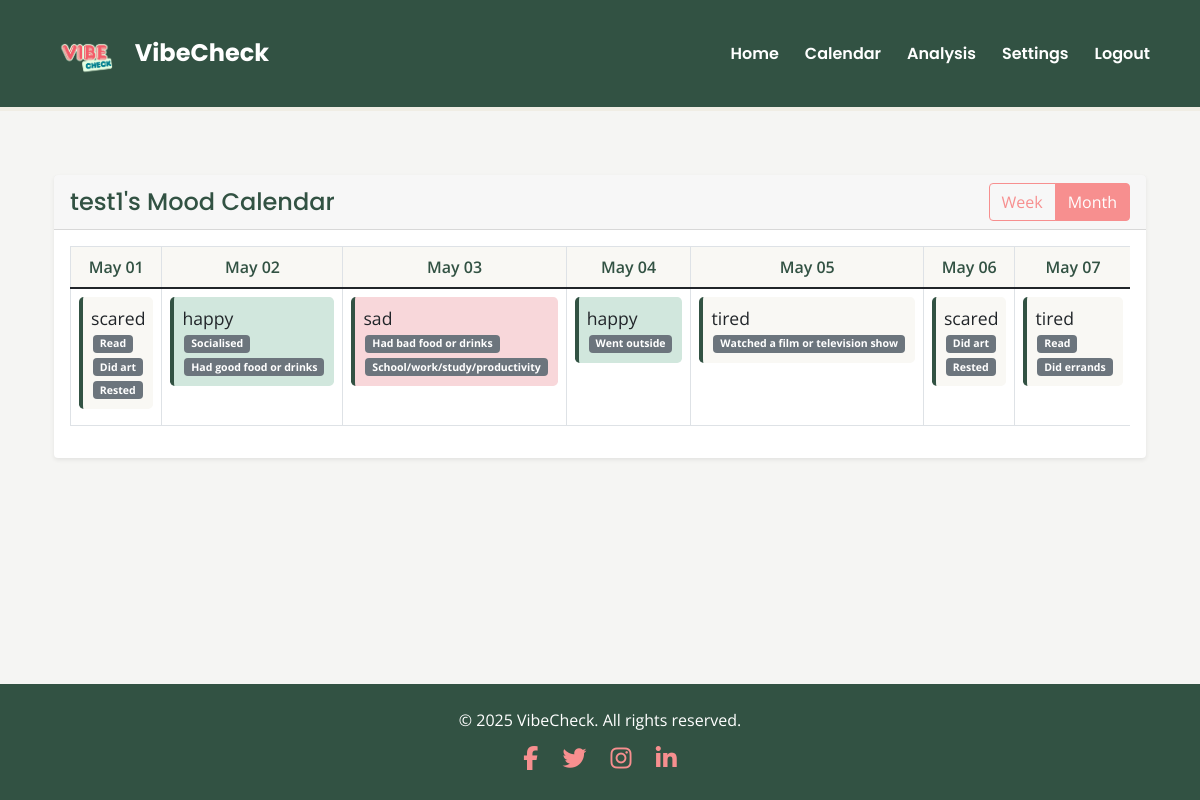
The page /calendar/test1 (signed in) on the database its author committed.
### app/models.py (models this page shows, shortened)
class User(UserMixin, db.Model):
    username = db.Column(db.String(30), primary_key=True)
    password = db.Column(db.String(100))
    privacy_setting = db.Column(db.String(20), default='friends')  # Can be 'public', 'friends', or 'private'
    moods = db.relationship('Mood', backref='user', lazy=True)
    friends = db.relationship(
        'User',
        secondary='friendships',
        primaryjoin=username==Friendship.user_id,
        secondaryjoin=username==Friendship.friend_id,
        backref='friend_of'
    )

class Mood(db.Model):
    id = db.Column(db.Integer, primary_key=True)
    mood = db.Column(db.String(50), nullable=False)
    reasons = db.Column(db.String(500), nullable=True)  # JSON string of selected reasons
    timestamp = db.Column(db.DateTime, nullable=False)
    user_id = db.Column(db.String(30), db.ForeignKey('user.username'), nullable=False)
    def get_reasons(self):
        return json.loads(self.reasons) if self.reasons else []
    @staticmethod
    def get_moods_for_date_range(user_id, start_date, end_date):
        moods = Mood.query.filter(
            Mood.user_id == user_id,
            Mood.timestamp >= start_date,
            Mood.timestamp <= end_date
        ).order_by(Mood.timestamp).all()
        mood_dict = {}
        for mood in moods:
            date_str = mood.timestamp.strftime('%Y-%m-%d')
            mood_dict[date_str] = mood
        return mood_dict

### app/main.py (the view, shortened to what this page needs)
@bp.route('/calendar/<user_id>')
@login_required
def calendar_view(user_id):
    user = User.query.get_or_404(user_id)
    today = datetime.now().date()
    week_start = today - timedelta(days=today.weekday())
    week_end = week_start + timedelta(days=6, hours=23, minutes=59, seconds=59)
    month_start = today.replace(day=1)
    if today.month == 12:
        month_end = today.replace(year=today.year + 1, month=1, day=1) - timedelta(days=1)
    else:
        month_end = today.replace(month=today.month + 1, day=1) - timedelta(days=1)
    week_dates = [week_start + timedelta(days=i) for i in range(7)]
    month_dates = []
    current_date = month_start
    while current_date <= month_end:
        month_dates.append(current_date)
        current_date += timedelta(days=1)
    week_moods = Mood.get_moods_for_date_range(user_id, week_start, week_end)
    month_moods = Mood.get_moods_for_date_range(user_id, month_start, month_end)
    return render_template('calendar.html',
                         user=user,
                         week_dates=week_dates,
                         month_dates=month_dates,
                         week_moods=week_moods,
                         month_moods=month_moods)

### app/__init__.py (called while the page is built)
def create_app(config_class=Config):
    app = Flask(__name__)
    app.config.from_object(config_class)
    if csrf_available:
        csrf = CSRFProtect(app)  # moved here to use app context directly
    db.init_app(app)
    login_manager.init_app(app)
    from app.auth import bp as auth_bp
    app.register_blueprint(auth_bp)
    from app.main import bp as main_bp
    app.register_blueprint(main_bp)
    os.makedirs(os.path.join(os.path.dirname(os.path.dirname(__file__)), 'instance'), exist_ok=True)
    from app.models import User, Mood, Friendship
    @login_manager.user_loader
    def load_user(id):
        return User.query.get(str(id))
    return app

### app/templates/calendar.html (shortened to what this page needs)
{% extends "base.html" %}
{% block head %}
<link rel="stylesheet" href="{{ url_for('static', filename='css/calendar.css') }}">
{% endblock %}
{% block content %}
<div class="container mt-4">
    <div class="row">
        <div class="col-12">
            <div class="card border-0 shadow-sm rounded-4 bg-light-subtle">
                <div class="card-header d-flex justify-content-between align-items-center">
                    <h4>{{ user.username }}'s Mood Calendar</h4>
                    <div class="btn-group">
                        <button type="button" class="btn btn-outline-theme" id="weekView">Week</button>
                        <button type="button" class="btn btn-outline-theme active" id="monthView">Month</button>
                    </div>
                </div>
                <div class="card-body">
                    <div id="monthCalendar">
                        <div class="table-responsive">
                            <table class="table table-bordered">
                                <thead>
                                    <tr>
                                        {% for day in month_dates %}
                                        <th>{{ day.strftime('%b %d') }}</th>
                                        {% endfor %}
                                    </tr>
                                </thead>
                                <tbody>
                                    <tr>
                                        {% for day in month_dates %}
                                        <td class="mood-cell" data-date="{{ day.strftime('%Y-%m-%d') }}">
                                            {% set mood = month_moods.get(day.strftime('%Y-%m-%d')) %}
                                            {% if mood %}
                                            <div class="mood-indicator bg-{{ mood.mood }}-subtle rounded-3 p-2 text-dark fw-semibold">
                                                {{ mood.mood }}
                                                <div class="reasons-list">
                                                    {% for reason in mood.get_reasons() %}
                                                    <span class="badge bg-secondary">{{ reason }}</span>
                                                    {% endfor %}
                                                </div>
                                            </div>
                                            {% else %}
                                            <div class="text-muted fst-italic">No mood recorded</div>
                                            {% endif %}
                                        </td>
                                        {% endfor %}
                                    </tr>
                                </tbody>
                            </table>
                        </div>
                    </div>
                </div>
            </div>
        </div>
    </div>
</div>
{% endblock %}

### app/static/css/base.css (style rules this page uses)
body { background-color: #F5F5F3; font-family: 'Open Sans', sans-serif; }
.mood-indicator { padding: 0.25rem 0.5rem; border-radius: 0.25rem; font-size: 0.875rem; }

### app/static/css/calendar.css (style rules this page uses)
.mood-cell { height: 100px; padding: 8px; vertical-align: top; background-color: #fff; transition: background-color 0.2s ease-in-out; }
.mood-indicator { font-size: 1.1em; padding: 4px 8px; border-radius: 4px; margin-bottom: 8px; background-color: #f9f8f4; border-left: 4px solid #325243; font-family: 'Open Sans', sans-serif; }
.reasons-list { font-size: 0.8em; }
.reasons-list .badge { margin: 2px; display: inline-block; }
.card-header h4 { font-family: 'Poppins', sans-serif; color: #325243; margin: 0; }
.btn-outline-theme { color: #F78F8F; border-color: #F78F8F; background-color: transparent; transition: all 0.2s ease-in-out; }
.btn-outline-theme:hover, .btn-outline-theme.active, .btn-outline-theme:focus { background-color: #F78F8F; color: white; border-color: #F78F8F; }
.table thead th { background-color: #f9f8f4; color: #325243; text-align: center; font-weight: 600; }
.bg-happy-subtle { background-color: #d1e7dd; color: #0f5132; }
.bg-sad-subtle { background-color: #f8d7da; color: #842029; }

### rows shown on the page
User: username "test1"
Mood: mood "scared"
Mood: mood "happy"
Mood: mood "sad"
Mood: mood "happy"
Mood: mood "tired"
Mood: mood "scared"
Mood: mood "tired"

### other values the page prints
{{ day.strftime('%b %d') }} "May 01" "May 02" "May 03" "May 04" "May 05" "May 06" "May 07"
{{ reason }} "Read" "Did art" "Rested" "Socialised" "Had good food or drinks" "Had bad food or drinks" "School/work/study/productivity" "Went outside" "Watched a film or television show" "Did art" "Rested" "Read" "Did errands"
